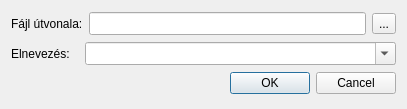
<?xml version="1.0" encoding="UTF-8"?>
<ui version="4.0">
 <class>xAttach</class>
 <widget class="QDialog" name="xAttach">
  <property name="geometry">
   <rect>
    <x>0</x>
    <y>0</y>
    <width>407</width>
    <height>109</height>
   </rect>
  </property>
  <property name="windowTitle">
   <string>Csatolmány rögzítése</string>
  </property>
  <property name="windowIcon">
   <iconset resource="images.qrc">
    <normaloff>:/images/1265398740_folder_man.png</normaloff>:/images/1265398740_folder_man.png</iconset>
  </property>
  <layout class="QGridLayout" name="gridLayout">
   <item row="0" column="0">
    <layout class="QHBoxLayout" name="horizontalLayout">
     <item>
      <widget class="QLabel" name="label">
       <property name="text">
        <string>Fájl útvonala:</string>
       </property>
      </widget>
     </item>
     <item>
      <widget class="QLineEdit" name="lineEdit">
       <property name="minimumSize">
        <size>
         <width>0</width>
         <height>23</height>
        </size>
       </property>
       <property name="maximumSize">
        <size>
         <width>16777215</width>
         <height>23</height>
        </size>
       </property>
      </widget>
     </item>
     <item>
      <widget class="QToolButton" name="toolButton">
       <property name="text">
        <string>...</string>
       </property>
      </widget>
     </item>
    </layout>
   </item>
   <item row="1" column="0">
    <layout class="QHBoxLayout" name="horizontalLayout_2">
     <item>
      <widget class="QLabel" name="label_2">
       <property name="text">
        <string>Elnevezés:</string>
       </property>
      </widget>
     </item>
     <item>
      <widget class="QComboBox" name="comboBox">
       <property name="minimumSize">
        <size>
         <width>311</width>
         <height>23</height>
        </size>
       </property>
       <property name="maximumSize">
        <size>
         <width>16777215</width>
         <height>23</height>
        </size>
       </property>
       <property name="editable">
        <bool>true</bool>
       </property>
      </widget>
     </item>
    </layout>
   </item>
   <item row="2" column="0">
    <widget class="QDialogButtonBox" name="buttonBox">
     <property name="orientation">
      <enum>Qt::Horizontal</enum>
     </property>
     <property name="standardButtons">
      <set>QDialogButtonBox::Cancel|QDialogButtonBox::Ok</set>
     </property>
    </widget>
   </item>
  </layout>
 </widget>
 <resources>
  <include location="images.qrc"/>
 </resources>
 <connections>
  <connection>
   <sender>buttonBox</sender>
   <signal>accepted()</signal>
   <receiver>xAttach</receiver>
   <slot>accept()</slot>
   <hints>
    <hint type="sourcelabel">
     <x>248</x>
     <y>254</y>
    </hint>
    <hint type="destinationlabel">
     <x>157</x>
     <y>274</y>
    </hint>
   </hints>
  </connection>
  <connection>
   <sender>buttonBox</sender>
   <signal>rejected()</signal>
   <receiver>xAttach</receiver>
   <slot>reject()</slot>
   <hints>
    <hint type="sourcelabel">
     <x>316</x>
     <y>260</y>
    </hint>
    <hint type="destinationlabel">
     <x>286</x>
     <y>274</y>
    </hint>
   </hints>
  </connection>
 </connections>
</ui>
